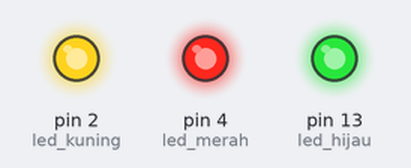
Bench run of a sketch on a simulated Arduino Uno, built with avr-gcc and run on an emulated ATmega328P. Shown: output pins drawn as LEDs (lit = HIGH).

Above: at 0.1 s.
Timing chart, 0 to 1.6 s (numbered marks = the images above):
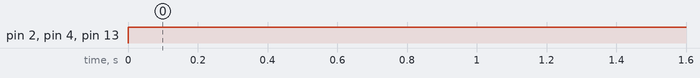

Measured:
- by itself, pin 2 (led_kuning), pin 4 (led_merah), pin 13 (led_hijau): LOW → HIGH at 0.00 s

The sketch:

led_nyala_semua.ino
```cpp
// C++ code
//

int led_merah = 4;
int led_kuning = 2;
int led_hijau = 13;

void setup()
{
  pinMode(led_merah, OUTPUT);
  pinMode(led_kuning, OUTPUT);
  pinMode(led_hijau, OUTPUT);
}

void loop()
{
  digitalWrite(led_merah, HIGH);

  digitalWrite(led_kuning, HIGH);

  digitalWrite(led_hijau, HIGH);
}
```
